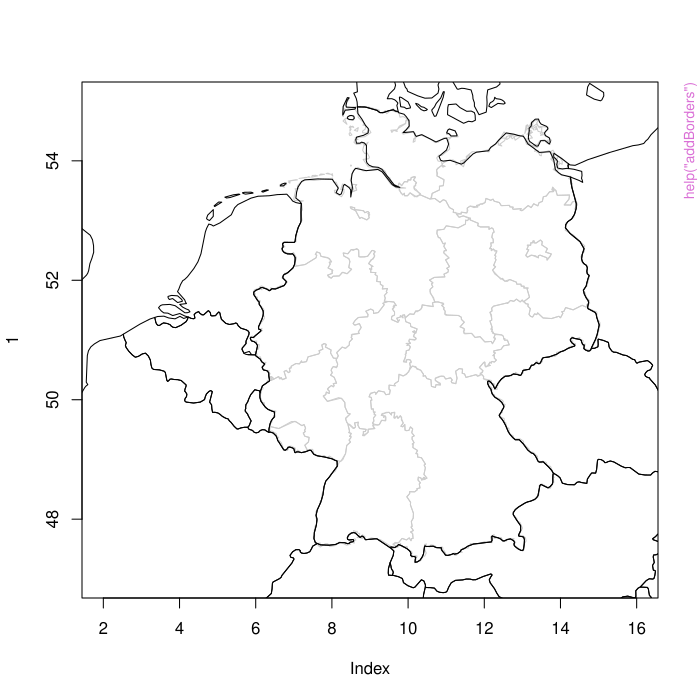

This chart was generated by the following R code:
pkgname <- "rdwd"
source(file.path(R.home("share"), "R", "examples-header.R"))
options(warn = 1)
options(pager = "console")
library('rdwd')

base::assign(".oldSearch", base::search(), pos = 'CheckExEnv')
base::assign(".old_wd", base::getwd(), pos = 'CheckExEnv')
cleanEx()
nameEx("addBorders")
### * addBorders

flush(stderr()); flush(stdout())

### Name: addBorders
### Title: add country and Bundesland borders to a map
### Aliases: addBorders
### Keywords: aplot

### ** Examples

if(requireNamespace("raster", quietly=TRUE)){
plot(1, xlim=c(2,16), ylim=c(47,55)) 
addBorders()
plot(1, xlim=c(2,16), ylim=c(47,55))
addBorders(de="orange", eu=NA)
}




cleanEx()
nameEx("checkIndex")
### * checkIndex

flush(stderr()); flush(stdout())

### Name: checkIndex
### Title: check indexes
### Aliases: checkIndex

### ** Examples

data(fileIndex) ; data(metaIndex) ; data(geoIndex)
# ci <- checkIndex(findex=fileIndex, mindex=metaIndex, gindex=geoIndex)
# cat(ci)



cleanEx()
nameEx("createIndex")
### * createIndex

flush(stderr()); flush(stdout())

### Name: createIndex
### Title: Create file and meta index of the DWD CDC FTP Server
### Aliases: createIndex
### Keywords: manip

### ** Examples

## Not run: 
##D  # Not tested with R CMD check because of file writing
##D link <- "daily/kl/historical/tageswerte_00699_19490101_19580630_hist.zip"
##D ind <- createIndex(link, dir=tempdir())
##D ind
##D link2 <- "daily/kl/historical/KL_Tageswerte_Beschreibung_Stationen.txt"
##D link3 <- "daily/kl/recent/KL_Tageswerte_Beschreibung_Stationen.txt"
##D ind2 <- createIndex(c(link,link2,link3), dir=tempdir(), meta=TRUE)
##D lapply(ind2, head)
## End(Not run)




cleanEx()
nameEx("dataDWD")
### * dataDWD

flush(stderr()); flush(stdout())

### Name: dataDWD
### Title: Download data from the DWD CDC FTP Server
### Aliases: dataDWD
### Keywords: data file

### ** Examples

## Not run: 
##D  ## requires internet connection
##D # find FTP files for a given station name and file path:
##D link <- selectDWD("Fuerstenzell", res="hourly", var="wind", per="recent")
##D # download file:
##D fname <- dataDWD(link, dir=tempdir(), read=FALSE) ; fname
##D # dir="DWDdata" is the default directory to store files
##D # unless force=TRUE, already obtained files will not be downloaded again
##D 
##D # read and plot file:
##D wind <- readDWD(fname, varnames=TRUE) ; head(wind)
##D metafiles <- readMeta(fname)          ; str(metafiles, max.level=1)
##D column_names <- readVars(fname)       ; head(column_names)
##D 
##D plot(wind$MESS_DATUM, wind$F, main="DWD hourly wind Fuerstenzell", col="blue",
##D      xaxt="n", las=1, type="l", xlab="Date", ylab="Hourly Wind speed  [m/s]")
##D berryFunctions::monthAxis(1)
##D 
##D 
##D # current and historical files:
##D link <- selectDWD("Potsdam", res="daily", var="kl", per="hr"); link
##D potsdam <- dataDWD(link, dir=tempdir())
##D potsdam <- do.call(rbind, potsdam) # this will partly overlap in time
##D plot(TMK~MESS_DATUM, data=tail(potsdam,1500), type="l")
##D # The straight line marks the jump back in time
##D # Keep only historical data in the overlap time period:
##D potsdam <- potsdam[!duplicated(potsdam$MESS_DATUM),]
##D 
##D 
##D # With many files (>>50), use sleep to avoid getting kicked off the FTP server
##D #links <- selectDWD(res="daily", var="solar")
##D #sol <- dataDWD(links, sleep=20) # random waiting time after download (0 to 20 secs)
##D 
##D # Real life examples can be found in the use cases section of the vignette:
##D # browseURL("https://bookdown.org/brry/rdwd")
## End(Not run)




cleanEx()
nameEx("dirDWD")
### * dirDWD

flush(stderr()); flush(stdout())

### Name: dirDWD
### Title: directory management for rdwd
### Aliases: dirDWD
### Keywords: file

### ** Examples

# see source code of dataDWD and metaDWD




cleanEx()
nameEx("dwdparams")
### * dwdparams

flush(stderr()); flush(stdout())

### Name: dwdparams
### Title: DWD parameter explanations
### Aliases: dwdparams
### Keywords: datasets

### ** Examples

head(dwdparams)




cleanEx()
nameEx("findID")
### * findID

flush(stderr()); flush(stdout())

### Name: findID
### Title: find DWD weather station ID from name
### Aliases: findID
### Keywords: character

### ** Examples

# Give weather station name (must be existing in metaIndex):
findID("Potsdam")
findID("potsDam") # capitalization is ignored
# all names containing "Hamburg":
findID("Hamburg", exactmatch=FALSE)
findID("Potsdam", exactmatch=FALSE)

# vectorized:
findID(c("Potsdam","Berlin-Buch"))

# German Umlauts are changed to ue, ae, oe, ss
findID("Muenchen", FALSE)
berryFunctions::convertUmlaut("M?nchen") # use this to convert umlauts in lists




cleanEx()
nameEx("index")
### * index

flush(stderr()); flush(stdout())

### Name: index
### Title: Indexes of files and metadata on the DWD CDC FTP server
### Aliases: index fileIndex metaIndex geoIndex gridIndex formatIndex
### Keywords: datasets

### ** Examples

data(fileIndex)
data(metaIndex)
data(geoIndex)
head(fileIndex)
head(metaIndex)
head(geoIndex)

# in functions, you can use head(rdwd:::fileIndex) etc, but I don't export them
# because Hadley says 'Never @export a data set' in
# browseURL("http://r-pkgs.had.co.nz/data.html#data-data")




cleanEx()
nameEx("indexFTP")
### * indexFTP

flush(stderr()); flush(stdout())

### Name: indexFTP
### Title: Create a recursive index of an FTP Server
### Aliases: indexFTP
### Keywords: file

### ** Examples

## Not run: 
##D  ## Needs internet connection
##D sol <- indexFTP(folder="/daily/solar", dir=tempdir())
##D head(sol)
##D 
##D # mon <- indexFTP(folder="/monthly/kl", dir=tempdir(), verbose=TRUE)
## End(Not run)




cleanEx()
nameEx("localtestdir")
### * localtestdir

flush(stderr()); flush(stdout())

### Name: localtestdir
### Title: local test data directory
### Aliases: localtestdir
### Keywords: file

### ** Examples

localtestdir()




cleanEx()
nameEx("metaInfo")
### * metaInfo

flush(stderr()); flush(stdout())

### Name: metaInfo
### Title: Information for a station ID on the DWD CDC FTP server
### Aliases: metaInfo
### Keywords: datasets

### ** Examples

metaInfo(2849)




cleanEx()
nameEx("nearbyStations")
### * nearbyStations

flush(stderr()); flush(stdout())

### Name: nearbyStations
### Title: Find DWD stations close to given coordinates
### Aliases: nearbyStations

### ** Examples


m <- nearbyStations(49.211784, 9.812475, radius=30,
    res=c("daily","hourly"), var= c("precipitation","more_precip","kl") ,
    mindate=as.Date("2016-05-30"), statname="Braunsbach catchment center")
# View(m)
    
# for a continued example of this, see the vignette in chapter
# use case: plot all rainfall values around a given point
# browseURL("https://bookdown.org/brry/rdwd")




cleanEx()
nameEx("newColumnNames")
### * newColumnNames

flush(stderr()); flush(stdout())

### Name: newColumnNames
### Title: Enhance readDWD column names
### Aliases: newColumnNames

### ** Examples

# mainly for internal usage




cleanEx()
nameEx("plotRadar")
### * plotRadar

flush(stderr()); flush(stdout())

### Name: plotRadar
### Title: plot radar products on a pretty map
### Aliases: plotRadar
### Keywords: aplot spatial

### ** Examples

# See homepage in the section 'See Also'
## Not run: 
##D  ## Excluded from CRAN checks: requires internet connection
##D link <- "seasonal/air_temperature_mean/16_DJF/grids_germany_seasonal_air_temp_mean_188216.asc.gz"
##D rad <- dataDWD(link, base=gridbase, joinbf=TRUE, dir=tempdir())
##D plotRadar(rad, proj="seasonal", extent=rad@extent)
##D plotRadar(rad, ylim=c(52,54), proj="seasonal", extent=rad@extent)
##D plotRadar(rad)
## End(Not run)




cleanEx()
nameEx("projectRasterDWD")
### * projectRasterDWD

flush(stderr()); flush(stdout())

### Name: projectRasterDWD
### Title: project DWD raster data
### Aliases: projectRasterDWD
### Keywords: aplot

### ** Examples

# To be used after readDWD.binary etc



cleanEx()
nameEx("readDWD")
### * readDWD

flush(stderr()); flush(stdout())

### Name: readDWD
### Title: Process data from the DWD CDC FTP Server
### Aliases: readDWD
### Keywords: chron file

### ** Examples

# see dataDWD




cleanEx()
nameEx("readDWD.asc")
### * readDWD.asc

flush(stderr()); flush(stdout())

### Name: readDWD.asc
### Title: read dwd gridded radolan asc data
### Aliases: readDWD.asc

### ** Examples

## Not run: 
##D  # Excluded from CRAN checks, but run in localtests
##D 
##D # File selection and download:
##D datadir <- localtestdir()
##D radbase <- paste0(gridbase,"/hourly/radolan/historical/asc/")
##D radfile <- "2018/RW-201809.tar" # 25 MB to download
##D file <- dataDWD(radfile, base=radbase, joinbf=TRUE, dir=datadir,
##D                 dbin=TRUE, read=FALSE) # download with mode=wb!!!
##D                 
##D #asc <- readDWD(file) # 4 GB in mem. ~ 20 secs unzip, 30 secs read, 10 min divide
##D asc <- readDWD(file, selection=1:5, dividebyten=TRUE)
##D asc <- projectRasterDWD(asc)
##D 
##D raster::plot(asc[[1]], main=names(asc)[1])
##D addBorders()
##D 
##D rng <- range(raster::cellStats(asc, "range"))
##D nframes <- 3 # raster::nlayers(asc) for all (time intensive!)
##D viddir <- paste0(tempdir(),"/RadolanVideo")
##D dir.create(viddir)
##D png(paste0(viddir,"/Radolan_%03d.png"), width=7, height=5, units="in", res=300)
##D dummy <- pbsapply(1:nframes, function(i) 
##D          raster::plot(asc[[i]], main=names(asc)[i], zlim=rng)) # 3 secs per layer
##D dev.off()
##D berryFunctions::openFile(paste0(viddir,"/Radolan_001.png"))
##D 
##D # Time series of a given point in space:
##D plot(as.vector(asc[800,800,]), type="l", xlab="Time [hours]")
##D 
##D # if dividebyten=FALSE, raster stores things out of memory in the exdir.
##D # by default, this is in tempdir, hence you would need to save asc manually:
##D # raster::writeRaster(asc, paste0(datadir,"/RW2018-09"), overwrite=TRUE) 
## End(Not run)



cleanEx()
nameEx("readDWD.binary")
### * readDWD.binary

flush(stderr()); flush(stdout())

### Name: readDWD.binary
### Title: read dwd gridded radolan binary data
### Aliases: readDWD.binary

### ** Examples

## Not run: 
##D  # Excluded from CRAN checks, but run in localtests
##D 
##D # SF file as example: ----
##D 
##D SF_link <- "/daily/radolan/historical/bin/2017/SF201712.tar.gz"
##D SF_file <- dataDWD(file=SF_link, base=gridbase, joinbf=TRUE,   # 204 MB
##D                      dir=localtestdir(), read=FALSE)
##D # exdir radardir set to speed up my tests:
##D SF_exdir <- "C:/Users/berry/Desktop/DWDbinarySF"
##D if(!file.exists(SF_exdir)) SF_exdir <- tempdir()
##D # no need to read all 24*31=744 files, so setting selection:
##D SF_rad <- readDWD(SF_file, selection=1:10, exdir=SF_exdir) #with toraster=TRUE 
##D if(length(SF_rad)!=2) stop("length(SF_rad) should be 2, but is ", length(SF_rad))
##D 
##D SF_radp <- projectRasterDWD(SF_rad$dat)
##D raster::plot(SF_radp[[1]], main=SF_rad$meta$date[1])
##D addBorders()
##D 
##D 
##D # RW file as example: ----
##D 
##D RW_link <- "hourly/radolan/reproc/2017_002/bin/2017/RW2017.002_201712.tar.gz"
##D RW_file <- dataDWD(file=RW_link, base=gridbase, joinbf=TRUE,   # 25 MB
##D                   dir=localtestdir(), read=FALSE)
##D RW_exdir <- "C:/Users/berry/Desktop/DWDbinaryRW"
##D if(!file.exists(RW_exdir)) RW_exdir <- tempdir()
##D RW_rad <- readDWD(RW_file, selection=1:10, exdir=RW_exdir)
##D RW_radp <- projectRasterDWD(RW_rad$dat, extent="rw")
##D raster::plot(RW_radp[[1]], main=RW_rad$meta$date[1])
##D addBorders()
##D 
##D # ToDo: why are values + patterns not the same?
##D 
##D # list of all Files: ----
##D data(gridIndex)
##D head(grep("historical", gridIndex, value=TRUE))
## End(Not run)



cleanEx()
nameEx("readDWD.meta")
### * readDWD.meta

flush(stderr()); flush(stdout())

### Name: readDWD.meta
### Title: read dwd metadata (Beschreibung*.txt files)
### Aliases: readDWD.meta

### ** Examples

## Not run: 
##D  # Excluded from CRAN checks, but run in localtests
##D 
##D link <- selectDWD(res="daily", var="kl", per="r", meta=TRUE)
##D if(length(link)!=1) stop("length of link should be 1, but is ", length(link), 
##D                 ":\n", berryFunctions::truncMessage(link,prefix="",sep="\n"))
##D 
##D file <- dataDWD(link, dir=localtestdir(), read=FALSE)
##D meta <- readDWD(file)
##D head(meta)
##D 
##D cnm <- colnames(meta)
##D if(length(cnm)!=8) stop("number of columns should be 8, but is ", length(cnm),
##D                         ":\n", toString(cnm))
## End(Not run)



cleanEx()
nameEx("readDWD.multia")
### * readDWD.multia

flush(stderr()); flush(stdout())

### Name: readDWD.multia
### Title: read multi_annual dwd data
### Aliases: readDWD.multia

### ** Examples

## Not run: 
##D  # Excluded from CRAN checks, but run in localtests
##D 
##D # Temperature aggregates (2019-04 the 9th file):
##D durl <- selectDWD(res="multi_annual", var="mean_81-10", per="")[9]
##D murl <- selectDWD(res="multi_annual", var="mean_81-10", per="", meta=TRUE)[9]
##D 
##D ma_temp <- dataDWD(durl, dir=localtestdir())
##D ma_meta <- dataDWD(murl, dir=localtestdir())
##D 
##D head(ma_temp)
##D head(ma_meta)
##D 
##D ma <- merge(ma_meta, ma_temp, all=TRUE)
##D berryFunctions::linReg(ma$Stationshoehe, ma$Jahr)
##D op <- par(mfrow=c(3,4), mar=c(0.1,2,2,0), mgp=c(3,0.6,0))
##D for(m in colnames(ma)[8:19])
##D   {
##D   berryFunctions::linReg(ma$Stationshoehe, ma[,m], xaxt="n", xlab="", ylab="", main=m)
##D   abline(h=0)
##D   }
##D par(op)
##D 
##D par(bg=8)
##D berryFunctions::colPoints(ma$geogr..Laenge, ma$geogr..Breite, ma$Jahr, add=F, asp=1.4)
##D 
##D data("DEU")
##D pdf("MultiAnn.pdf", width=8, height=10)
##D par(bg=8)
##D for(m in colnames(ma)[8:19])
##D   {
##D   raster::plot(DEU, border="darkgrey")
##D   berryFunctions::colPoints(ma[-262,]$geogr..Laenge, ma[-262,]$geogr..Breite, ma[-262,m], 
##D                             asp=1.4, # Range=range(ma[-262,8:19]), 
##D                             col=berryFunctions::divPal(200, rev=TRUE), zlab=m, add=T)
##D   }
##D dev.off()
##D berryFunctions::openFile("MultiAnn.pdf")
## End(Not run)



cleanEx()
nameEx("readDWD.nc")
### * readDWD.nc

flush(stderr()); flush(stdout())

### Name: readDWD.nc
### Title: read dwd netcdf data
### Aliases: readDWD.nc

### ** Examples

## Not run: 
##D  # Excluded from CRAN checks, but run in localtests
##D 
##D library(berryFunctions) # for seqPal and colPointsLegend
##D 
##D url <- "daily/Project_TRY/pressure/PRED_199606_daymean.nc.gz"  #  5 MB
##D url <- "daily/Project_TRY/humidity/RH_199509_daymean.nc.gz"    # 25 MB
##D file <- dataDWD(url, base=gridbase, joinbf=TRUE, dir=localtestdir(), read=FALSE)
##D nc <- readDWD(file)
##D ncp <- projectRasterDWD(nc, proj="nc", extent="nc")
##D  for(i in 1:3) raster::plot(ncp[[i]], col=seqPal(), 
##D                             main=paste(nc@title, nc@z[[1]][i]))
##D addBorders()
##D str(nc, max.level=2)
##D 
##D raster::values(nc[[1]]) # obtain actual values into memory
##D  
##D raster::plot(nc[[1]]) # axes 0:938 / 0:720, the number of grid cells
##D raster::plot(ncp[[1]])# properly projected, per default onto latlon
##D 
##D rng <- range(raster::cellStats(nc[[1:6]], "range"))
##D raster::plot(nc, col=seqPal(), zlim=rng, maxnl=6)
##D 
##D # Array instead of raster brick:
##D nc <- readDWD(file, toraster=FALSE)
##D image(nc$var[,,1], col=seqPal(), asp=1.1)
##D colPointsLegend(nc$var[,,1], title=paste(nc$varname, nc$time[1]))
##D 
##D # interactive selection of variable:
##D # nc <- readDWD(file, var="-") # uncommented to not block automated tests 
##D str(nc$var)
## End(Not run)



cleanEx()
nameEx("readDWD.radar")
### * readDWD.radar

flush(stderr()); flush(stdout())

### Name: readDWD.radar
### Title: read dwd gridded radolan radar data
### Aliases: readDWD.radar

### ** Examples

## Not run: 
##D  # Excluded from CRAN checks, but run in localtests
##D # recent radar files 
##D rrf <- indexFTP("hourly/radolan/recent/bin", base=gridbase, dir=tempdir())
##D lrf <- dataDWD(rrf[773], base=gridbase, joinbf=TRUE, dir=tempdir(), read=FALSE)
##D r <- readDWD(lrf)
##D 
##D rp <- projectRasterDWD(r$dat)
##D raster::plot(rp, main=r$meta$date)
##D addBorders()
## End(Not run)



cleanEx()
nameEx("readDWD.raster")
### * readDWD.raster

flush(stderr()); flush(stdout())

### Name: readDWD.raster
### Title: read dwd gridded raster data
### Aliases: readDWD.raster

### ** Examples

## Not run: 
##D  # Excluded from CRAN checks, but run in localtests
##D 
##D rasterbase <- paste0(gridbase,"/seasonal/air_temperature_mean")
##D ftp.files <- indexFTP("/16_DJF", base=rasterbase, dir=tempdir())
##D localfiles <- dataDWD(ftp.files[1:2], base=rasterbase, joinbf=TRUE,
##D                       dir=localtestdir(), read=FALSE)
##D rf <- readDWD(localfiles[1])
##D rf <- readDWD(localfiles[1]) # runs faster at second time due to skip=TRUE
##D raster::plot(rf)
##D 
##D rfp <- projectRasterDWD(rf, proj="seasonal", extent=rf@extent)
##D raster::plot(rfp)
##D addBorders()
##D 
##D testthat::expect_equal(raster::cellStats(rf, range), c(-8.2,4.4))
##D rf10 <- readDWD(localfiles[1], dividebyten=FALSE)
##D raster::plot(rf10)
##D testthat::expect_equal(raster::cellStats(rf10, range), c(-82,44))
## End(Not run)



cleanEx()
nameEx("readDWD.stand")
### * readDWD.stand

flush(stderr()); flush(stdout())

### Name: readDWD.stand
### Title: read subdaily/standard_format dwd data
### Aliases: readDWD.stand

### ** Examples

## Not run: 
##D  # Excluded from CRAN checks, but run in localtests
##D 
##D link <- selectDWD(id=10381, res="subdaily", var="standard_format", per="r")
##D file <- dataDWD(link, dir=localtestdir(), read=FALSE)
##D sf <- readDWD(file)
##D 
##D sf2 <- readDWD(file, fast=FALSE) # 20 secs!
##D stopifnot(all.equal(sf, sf2))
##D 
##D plot(sf$Date, sf$SHK, type="l")
##D 
##D # Plot all columns:
##D if(FALSE){ # not run in any automated testing
##D tmp <- tempfile(fileext=".pdf")
##D char2fact <- function(x) 
##D  {
##D  if(all(is.na(x))) return(rep(-9, len=length(x)))
##D  if(!is.numeric(x)) as.factor(x) else x
##D  }
##D pdf(tmp, width=9)
##D par(mfrow=c(2,1),mar=c(2,3,2,0.1), mgp=c(3,0.7,0), las=1)
##D for(i in 3:ncol(sf)-1) plot(sf$Date, char2fact(sf[,i]), type="l", main=colnames(sf)[i], ylab="")
##D dev.off()
##D berryFunctions::openFile(tmp)
##D }
## End(Not run)



cleanEx()
nameEx("readMeta")
### * readMeta

flush(stderr()); flush(stdout())

### Name: readMeta
### Title: Process data from the DWD CDC FTP Server
### Aliases: readMeta
### Keywords: file

### ** Examples

# see dataDWD




cleanEx()
nameEx("readVars")
### * readVars

flush(stderr()); flush(stdout())

### Name: readVars
### Title: Process data from the DWD CDC FTP Server
### Aliases: readVars
### Keywords: file

### ** Examples

# see dataDWD




cleanEx()
nameEx("selectDWD")
### * selectDWD

flush(stderr()); flush(stdout())

### Name: selectDWD
### Title: Select data from the DWD CDC FTP Server
### Aliases: selectDWD
### Keywords: file

### ** Examples

# Give weather station name (must be existing in metaIndex):
selectDWD("Potsdam", res="daily", var="kl", per="historical")

# all files for all stations matching "Koeln":
selectDWD("Koeln", res="", var="", per="", exactmatch=FALSE)
findID("Koeln", FALSE)

## Not run: 
##D  # Excluded from CRAN checks to save time
##D 
##D # selectDWD("Potsdam") # interactive selection of res/var/per
##D 
##D # directly give station ID, can also be id="00386" :
##D selectDWD(id=386, res="daily", var="kl", per="historical")
##D 
##D # period can be abbreviated:
##D selectDWD(id="00386", res="daily", var="kl", per="h")
##D selectDWD(id="00386", res="daily", var="kl", per="h", meta=TRUE)
##D 
##D # vectorizable:
##D selectDWD(id="01050", res="daily", var="kl", per="rh") # list if outvec=F
##D selectDWD(id="01050", res=c("daily","monthly"), var="kl", per="r")
##D # vectorization gives not the outer product, but elementwise comparison:
##D selectDWD(id="01050", res=c("daily","monthly"), var="kl", per="hr")
##D 
##D # all zip files in all paths matching id:
##D selectDWD(id=c(1050, 386), res="",var="",per="")
##D # all zip files in a given path (if ID is empty):
##D head(  selectDWD(id="", res="daily", var="kl", per="recent")   )
##D 
## End(Not run)




cleanEx()
nameEx("updateIndexes")
### * updateIndexes

flush(stderr()); flush(stdout())

### Name: updateIndexes
### Title: update rdwd indexes
### Aliases: updateIndexes
### Keywords: data file internal

### ** Examples

# number of files at dwdbase
#  25'757 (2017-03-14) 
# 218'593 (2018-03-25)
# 228'830 (2018-11-26)
# 240'737 (2019-02-19)
# 242'584 (2019-03-11)
# 266'860 (2019-05-15)
# 254'446 (2019-05-30)
# 255'252 (2019-07-31)
# 254'925 (2019-09-17)
# 254'943 (2019-10-26)
 
# gridbase
#  49'247 (2019-05-26)
#  49'402 (2019-05-30)
#  54'314 (2019-07-31)
#  56'759 (2019-09-17)
#  58'656 (2019-10-26)




cleanEx()
nameEx("updateRdwd")
### * updateRdwd

flush(stderr()); flush(stdout())

### Name: updateRdwd
### Title: Update rdwd development version
### Aliases: updateRdwd
### Keywords: file

### ** Examples

# updateRdwd()




### * <FOOTER>
###
cleanEx()
options(digits = 7L)
base::cat("Time elapsed: ", proc.time() - base::get("ptime", pos = 'CheckExEnv'),"\n")
grDevices::dev.off()
###
### Local variables: ***
### mode: outline-minor ***
### outline-regexp: "\\(> \\)?### [*]+" ***
### End: ***
quit('no')
